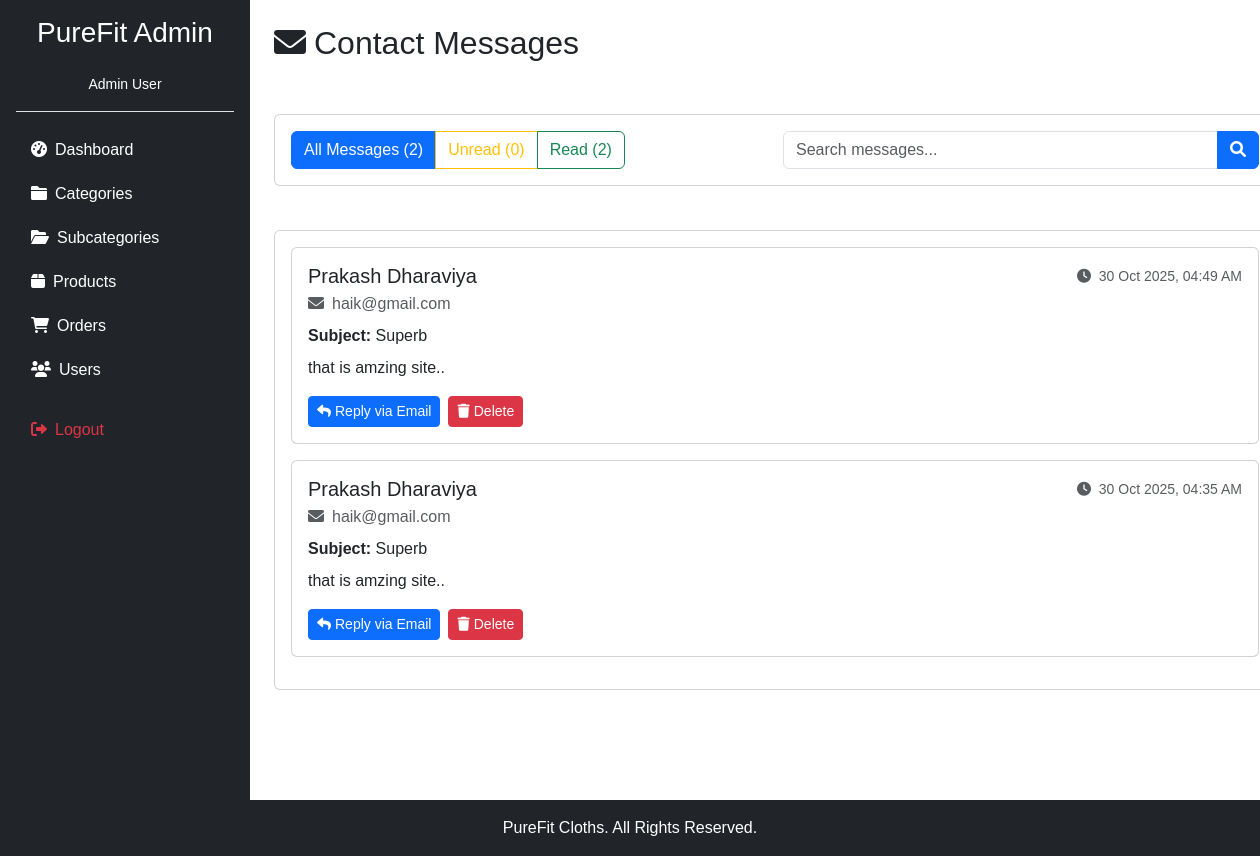
The app's page /admin/manage_messages.php (signed in) with its own data.
### tables this page shows
CREATE TABLE `contact_messages` (
  `message_id` int(11) NOT NULL,
  `name` varchar(120) NOT NULL,
  `email` varchar(150) NOT NULL,
  `subject` varchar(255) DEFAULT NULL,
  `message` text NOT NULL,
  `is_read` tinyint(1) NOT NULL DEFAULT 0,
  `created_at` timestamp NOT NULL DEFAULT current_timestamp()
);

### admin/manage_messages.php (the view, shortened to what this page needs)
<?php
include 'layout.php';
$status_filter = isset($_GET['status']) ? mysqli_real_escape_string($conn, $_GET['status']) : '';
$search = isset($_GET['search']) ? mysqli_real_escape_string($conn, $_GET['search']) : '';
$query = "SELECT * FROM contact_messages WHERE 1=1";
$query .= " ORDER BY created_at DESC";
$messages_result = mysqli_query($conn, $query);
$total_query = mysqli_query($conn, "SELECT COUNT(*) as count FROM contact_messages");
$total_count = mysqli_fetch_assoc($total_query)['count'];
$unread_query = mysqli_query($conn, "SELECT COUNT(*) as count FROM contact_messages WHERE is_read = 0");
$unread_count = mysqli_fetch_assoc($unread_query)['count'];
?>
<div class="d-flex justify-content-between align-items-center mb-4">
    <h2><i class="fas fa-envelope me-2"></i>Contact Messages</h2>
</div>
<div class="card mb-4">
    <div class="card-body">
        <div class="row g-3">
            <div class="col-md-6">
                <div class="btn-group" role="group">
                    <a href="manage_messages.php" class="btn btn-<?php echo empty($status_filter) ? 'primary' : 'outline-primary'; ?>">
                        All Messages (<?php echo $total_count; ?>)
                    </a>
                    <a href="manage_messages.php?status=unread" class="btn btn-<?php echo $status_filter == 'unread' ? 'warning' : 'outline-warning'; ?>">
                        Unread (<?php echo $unread_count; ?>)
                    </a>
                    <a href="manage_messages.php?status=read" class="btn btn-<?php echo $status_filter == 'read' ? 'success' : 'outline-success'; ?>">
                        Read (<?php echo $total_count - $unread_count; ?>)
                    </a>
                </div>
            </div>
            <div class="col-md-6">
                <form method="GET" class="input-group" novalidate>
                    <input type="text" name="search" class="form-control" placeholder="Search messages..." value="<?php echo htmlspecialchars($search); ?>">
                    <button class="btn btn-primary" type="submit"><i class="fas fa-search"></i></button>
                </form>
            </div>
        </div>
    </div>
</div>
<div class="card">
    <div class="card-body">
        <?php if (mysqli_num_rows($messages_result) > 0): ?>
            <?php while ($msg = mysqli_fetch_assoc($messages_result)): ?>
            <div class="card mb-3 <?php echo !$msg['is_read'] ? 'border-warning' : ''; ?>">
                <div class="card-body">
                    <div class="d-flex justify-content-between align-items-start mb-2">
                        <div>
                            <h5 class="mb-1">
                                <?php echo htmlspecialchars($msg['name']); ?>
                            </h5>
                            <p class="text-muted mb-0">
                                <i class="fas fa-envelope me-2"></i><?php echo htmlspecialchars($msg['email']); ?>
                            </p>
                        </div>
                        <div class="text-end">
                            <small class="text-muted">
                                <i class="fas fa-clock me-1"></i>
                                <?php echo date('d M Y, h:i A', strtotime($msg['created_at'])); ?>
                            </small>
                        </div>
                    </div>
                    <?php if ($msg['subject']): ?>
                    <p class="mb-2"><strong>Subject:</strong> <?php echo htmlspecialchars($msg['subject']); ?></p>
                    <?php endif; ?>
                    <p class="mb-3"><?php echo nl2br(htmlspecialchars($msg['message'])); ?></p>
                    <div class="d-flex gap-2">
                        <a href="mailto:<?php echo htmlspecialchars($msg['email']); ?>" class="btn btn-sm btn-primary">
                            <i class="fas fa-reply me-1"></i>Reply via Email
                        </a>
                        <button class="btn btn-sm btn-danger" data-bs-toggle="modal" data-bs-target="#deleteModal<?php echo $msg['message_id']; ?>">
                            <i class="fas fa-trash me-1"></i>Delete
                        </button>
                    </div>
                </div>
            </div>
            <?php endwhile; ?>
        <?php endif; ?>
    </div>
</div>
<?php include 'footer.php'; ?>

### admin/layout.php (style rules this page uses)
body { font-family: Arial, sans-serif; }

### records on screen
contact_messages: name "Prakash Dharaviya", email "haik@gmail.com", created_at "30 Oct 2025, 04:49 AM", subject "Superb", message "that is amzing site.."
contact_messages: name "Prakash Dharaviya", email "haik@gmail.com", created_at "30 Oct 2025, 04:35 AM", subject "Superb", message "that is amzing site.."

### other values on screen
$_SESSION['admin_name'] "Admin User"
$total_count "2"
$unread_count "0"
$total_count - $unread_count "2"
